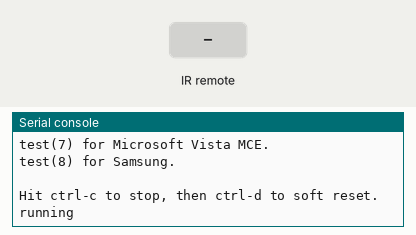
This program was run on a simulated ESP32 board running MicroPython. Parts: the last lines printed to the serial console. Inputs (shaded band) come from the test bench.

Above: at 1.2 s.
1.3 s: infrared code 0x45 received
At 2.3 s:
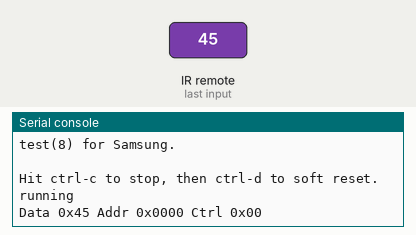
2.8 s: infrared code 0x0C received
At 3.4 s:
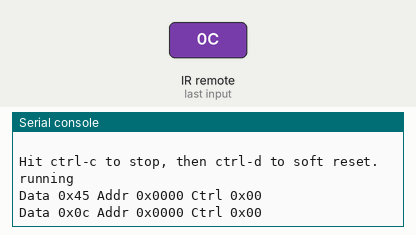

The program:

bb_test_ir1838.py
```python
# test.py Test program for IR remote control decoder
# Supports Pyboard, ESP32 and ESP8266

# Author: Peter Hinch
# Copyright Peter Hinch 2020-2022 Released under the MIT license

# Run this to characterise a remote.

from sys import platform
import time
import gc
from machine import Pin, freq
#from ir_rx.print_error import print_error  # Optional print of error codes

# Import all implemented classes
from ir_rx.nec import NEC_8, NEC_16, SAMSUNG
from ir_rx.sony import SONY_12, SONY_15, SONY_20
from ir_rx.philips import RC5_IR, RC6_M0
from ir_rx.mce import MCE

# Define pin according to platform
if platform == "pyboard":
    p = Pin("PB10", Pin.IN, Pin.PULL_UP)
elif platform == "esp8266":
    freq(160000000)
    p = Pin(13, Pin.IN)
elif platform == "esp32" or platform == "esp32_LoBo":
    p = Pin(23, Pin.IN)
elif platform == "rp2":
    p = Pin(16, Pin.IN)

# User callback
def cb(data, addr, ctrl):
    if data < 0:  # NEC protocol sends repeat codes.
        print("Repeat code.")
    else:
        print(f"Data 0x{data:02x} Addr 0x{addr:04x} Ctrl 0x{ctrl:02x}")


def test(proto=0):
    classes = (NEC_8, NEC_16, SONY_12, SONY_15, SONY_20, RC5_IR, RC6_M0, MCE, SAMSUNG)
    #classes = (NEC_8, NEC_16)
    ir = classes[proto](p, cb)  # Instantiate receiver
    #ir.error_function(print_error)  # Show debug information
    ir.verbose = True
    # A real application would do something here...
    try:
        while True:
            print("running")
            time.sleep(5)
            gc.collect()
    except KeyboardInterrupt:
        ir.close()


# **** DISPLAY GREETING ****
s = """Test for IR receiver. Run:
from ir_rx.test import test
test() for NEC 8 bit protocol,
test(1) for NEC 16 bit,
test(2) for Sony SIRC 12 bit,
test(3) for Sony SIRC 15 bit,
test(4) for Sony SIRC 20 bit,
test(5) for Philips RC-5 protocol,
test(6) for RC6 mode 0.
test(7) for Microsoft Vista MCE.
test(8) for Samsung.

Hit ctrl-c to stop, then ctrl-d to soft reset."""

print(s)

# Modify below command for remote's protocol.
test()
```

Measured:
- after the input at 1.3 s, the serial console: prints a new line after 0.08 s (image 1)
- after the input at 2.8 s, the serial console: prints a new line after 0.08 s (image 2)
